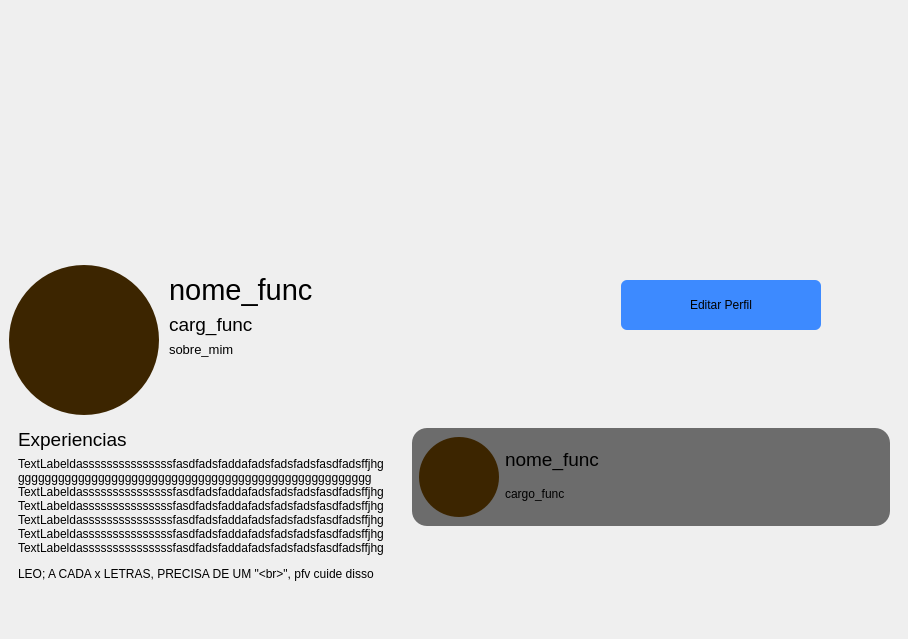
      <widget class="QWidget" name="page_perfil">
       <layout class="QVBoxLayout" name="verticalLayout_7">
        <property name="spacing">
         <number>0</number>
        </property>
        <property name="leftMargin">
         <number>0</number>
        </property>
        <property name="topMargin">
         <number>0</number>
        </property>
        <property name="rightMargin">
         <number>0</number>
        </property>
        <property name="bottomMargin">
         <number>0</number>
        </property>
        <item>
         <widget class="QWidget" name="foto_fundodoperfill" native="true">
          <property name="minimumSize">
           <size>
            <width>0</width>
            <height>250</height>
           </size>
          </property>
          <property name="maximumSize">
           <size>
            <width>16777215</width>
            <height>250</height>
           </size>
          </property>
          <layout class="QVBoxLayout" name="verticalLayout_12">
           <property name="spacing">
            <number>0</number>
           </property>
           <property name="leftMargin">
            <number>0</number>
           </property>
           <property name="topMargin">
            <number>0</number>
           </property>
           <property name="rightMargin">
            <number>0</number>
           </property>
           <property name="bottomMargin">
            <number>0</number>
           </property>
           <item>
            <widget class="QLabel" name="foto_aqui">
             <property name="text">
              <string/>
             </property>
             <property name="pixmap">
              <pixmap resource="../imagens/imgs.qrc">:/imgs/logo new te.png</pixmap>
             </property>
             <property name="scaledContents">
              <bool>true</bool>
             </property>
            </widget>
           </item>
          </layout>
         </widget>
        </item>
        <item alignment="Qt::AlignTop">
         <widget class="QWidget" name="widget_4" native="true">
          <property name="minimumSize">
           <size>
            <width>0</width>
            <height>169</height>
           </size>
          </property>
          <layout class="QHBoxLayout" name="horizontalLayout_2">
           <property name="spacing">
            <number>0</number>
           </property>
           <property name="topMargin">
            <number>0</number>
           </property>
           <property name="rightMargin">
            <number>0</number>
           </property>
           <property name="bottomMargin">
            <number>0</number>
           </property>
           <item alignment="Qt::AlignTop">
            <widget class="QWidget" name="foto_dofunc" native="true">
             <property name="sizePolicy">
              <sizepolicy hsizetype="Minimum" vsizetype="Fixed">
               <horstretch>0</horstretch>
               <verstretch>0</verstretch>
              </sizepolicy>
             </property>
             <property name="minimumSize">
              <size>
               <width>151</width>
               <height>80</height>
              </size>
             </property>
             <property name="maximumSize">
              <size>
               <width>151</width>
               <height>16777215</height>
              </size>
             </property>
             <property name="autoFillBackground">
              <bool>false</bool>
             </property>
             <layout class="QVBoxLayout" name="verticalLayout_9">
              <property name="spacing">
               <number>0</number>
              </property>
              <property name="leftMargin">
               <number>0</number>
              </property>
              <property name="topMargin">
               <number>15</number>
              </property>
              <property name="rightMargin">
               <number>0</number>
              </property>
              <property name="bottomMargin">
               <number>0</number>
              </property>
              <item alignment="Qt::AlignLeft|Qt::AlignTop">
               <widget class="QPushButton" name="foto_funcionario">
                <property name="sizePolicy">
                 <sizepolicy hsizetype="Fixed" vsizetype="Fixed">
                  <horstretch>0</horstretch>
                  <verstretch>0</verstretch>
                 </sizepolicy>
                </property>
                <property name="minimumSize">
                 <size>
                  <width>150</width>
                  <height>150</height>
                 </size>
                </property>
                <property name="maximumSize">
                 <size>
                  <width>150</width>
                  <height>300</height>
                 </size>
                </property>
                <property name="cursor">
                 <cursorShape>PointingHandCursor</cursorShape>
                </property>
                <property name="layoutDirection">
                 <enum>Qt::LeftToRight</enum>
                </property>
                <property name="styleSheet">
                 <string notr="true">QPushButton{
text-aling:center;
	background-color: rgb(60, 37, 00) ;
border-radius: 75px;

}</string>
                </property>
                <property name="text">
                 <string/>
                </property>
                <property name="iconSize">
                 <size>
                  <width>80</width>
                  <height>80</height>
                 </size>
                </property>
               </widget>
              </item>
             </layout>
            </widget>
           </item>
           <item alignment="Qt::AlignTop">
            <widget class="QWidget" name="informacoes" native="true">
             <layout class="QVBoxLayout" name="verticalLayout_10">
              <property name="topMargin">
               <number>23</number>
              </property>
              <item alignment="Qt::AlignVCenter">
               <widget class="QLabel" name="nome_funcionario">
                <property name="maximumSize">
                 <size>
                  <width>16777215</width>
                  <height>300</height>
                 </size>
                </property>
                <property name="text">
                 <string>&lt;html&gt;&lt;head/&gt;&lt;body&gt;&lt;p&gt;&lt;span style=&quot; font-size:22pt;&quot;&gt;nome_func&lt;/span&gt;&lt;/p&gt;&lt;/body&gt;&lt;/html&gt;</string>
                </property>
               </widget>
              </item>
              <item alignment="Qt::AlignVCenter">
               <widget class="QLabel" name="cargo_func">
                <property name="maximumSize">
                 <size>
                  <width>16777215</width>
                  <height>30</height>
                 </size>
                </property>
                <property name="text">
                 <string>&lt;html&gt;&lt;head/&gt;&lt;body&gt;&lt;p&gt;&lt;span style=&quot; font-size:14pt;&quot;&gt;carg_func&lt;/span&gt;&lt;/p&gt;&lt;/body&gt;&lt;/html&gt;</string>
                </property>
               </widget>
              </item>
              <item alignment="Qt::AlignTop">
               <widget class="QLabel" name="sobre_mim">
                <property name="maximumSize">
                 <size>
                  <width>16777215</width>
                  <height>20</height>
                 </size>
                </property>
                <property name="text">
                 <string>&lt;html&gt;&lt;head/&gt;&lt;body&gt;&lt;p&gt;&lt;span style=&quot; font-size:10pt;&quot;&gt;sobre_mim&lt;/span&gt;&lt;/p&gt;&lt;/body&gt;&lt;/html&gt;</string>
                </property>
               </widget>
              </item>
             </layout>
            </widget>
           </item>
           <item alignment="Qt::AlignHCenter|Qt::AlignTop">
            <widget class="QWidget" name="widget_9" native="true">
             <property name="styleSheet">
              <string notr="true">QPushButton{
    text-align: center;
    padding: 5px 6px;
	font: 63 12pt &quot;Inter 18pt SemiBold&quot;;
    border-radius: 6px;
	border: none;
 	
	background-color: rgb(61, 138, 255);
}</string>
             </property>
             <layout class="QVBoxLayout" name="verticalLayout_11">
              <property name="topMargin">
               <number>30</number>
              </property>
              <item>
               <widget class="QPushButton" name="btn_editar_perfil">
                <property name="minimumSize">
                 <size>
                  <width>200</width>
                  <height>50</height>
                 </size>
                </property>
                <property name="maximumSize">
                 <size>
                  <width>200</width>
                  <height>200</height>
                 </size>
                </property>
                <property name="cursor">
                 <cursorShape>PointingHandCursor</cursorShape>
                </property>
                <property name="styleSheet">
                 <string notr="true">QPushButton:hover {
    background-color: rgb(31, 70, 129);
}
</string>
                </property>
                <property name="text">
                 <string>Editar Perfil</string>
                </property>
                <property name="icon">
                 <iconset resource="../imagens/imgs.qrc">
                  <normaloff>:/imgs/setting.png</normaloff>:/imgs/setting.png</iconset>
                </property>
                <property name="iconSize">
                 <size>
                  <width>22</width>
                  <height>22</height>
                 </size>
                </property>
               </widget>
              </item>
             </layout>
            </widget>
           </item>
          </layout>
         </widget>
        </item>
        <item>
         <widget class="QWidget" name="widget_6" native="true">
          <property name="sizePolicy">
           <sizepolicy hsizetype="Preferred" vsizetype="Expanding">
            <horstretch>0</horstretch>
            <verstretch>0</verstretch>
           </sizepolicy>
          </property>
          <layout class="QHBoxLayout" name="horizontalLayout_3">
           <property name="topMargin">
            <number>0</number>
           </property>
           <item>
            <widget class="QWidget" name="local_experiencias" native="true">
             <property name="sizePolicy">
              <sizepolicy hsizetype="Expanding" vsizetype="Preferred">
               <horstretch>0</horstretch>
               <verstretch>0</verstretch>
              </sizepolicy>
             </property>
             <layout class="QVBoxLayout" name="verticalLayout_13">
              <item>
               <widget class="QLabel" name="titulo_experiencias">
                <property name="maximumSize">
                 <size>
                  <width>16777215</width>
                  <height>30</height>
                 </size>
                </property>
                <property name="text">
                 <string>&lt;html&gt;&lt;head/&gt;&lt;body&gt;&lt;p&gt;&lt;span style=&quot; font-size:14pt;&quot;&gt;Experiencias&lt;/span&gt;&lt;/p&gt;&lt;/body&gt;&lt;/html&gt;</string>
                </property>
               </widget>
              </item>
              <item alignment="Qt::AlignTop">
               <widget class="QLabel" name="experiencias">
                <property name="sizePolicy">
                 <sizepolicy hsizetype="Minimum" vsizetype="Expanding">
                  <horstretch>0</horstretch>
                  <verstretch>0</verstretch>
                 </sizepolicy>
                </property>
                <property name="minimumSize">
                 <size>
                  <width>0</width>
                  <height>16</height>
                 </size>
                </property>
                <property name="layoutDirection">
                 <enum>Qt::RightToLeft</enum>
                </property>
                <property name="styleSheet">
                 <string notr="true">
    text-align: left;
    
</string>
                </property>
                <property name="text">
                 <string>&lt;html&gt;&lt;head/&gt;&lt;body&gt;&lt;p&gt;&lt;span style=&quot; font-size:9pt;&quot;&gt;TextLabeldasssssssssssssssfasdfadsfaddafadsfadsfadsfasdfadsffjhg&lt;br/&gt;ggggggggggggggggggggggggggggggggggggggggggggggggggggg&lt;br/&gt;TextLabeldasssssssssssssssfasdfadsfaddafadsfadsfadsfasdfadsffjhg&lt;br/&gt;TextLabeldasssssssssssssssfasdfadsfaddafadsfadsfadsfasdfadsffjhg&lt;br/&gt;TextLabeldasssssssssssssssfasdfadsfaddafadsfadsfadsfasdfadsffjhg&lt;br/&gt;TextLabeldasssssssssssssssfasdfadsfaddafadsfadsfadsfasdfadsffjhg&lt;br/&gt;TextLabeldasssssssssssssssfasdfadsfaddafadsfadsfadsfasdfadsffjhg &lt;/span&gt;&lt;/p&gt;&lt;p&gt;LEO; A CADA x LETRAS, PRECISA DE UM &amp;quot;&amp;lt;br&amp;gt;&amp;quot;, pfv cuide disso&lt;/p&gt;&lt;p&gt;&lt;span style=&quot; font-size:9pt;&quot;&gt;&lt;br/&gt;&lt;/span&gt;&lt;/p&gt;&lt;/body&gt;&lt;/html&gt;</string>
                </property>
               </widget>
              </item>
             </layout>
            </widget>
           </item>
           <item alignment="Qt::AlignRight">
            <widget class="QWidget" name="local_outros_funcs" native="true">
             <property name="sizePolicy">
              <sizepolicy hsizetype="Expanding" vsizetype="Expanding">
               <horstretch>0</horstretch>
               <verstretch>0</verstretch>
              </sizepolicy>
             </property>
             <layout class="QVBoxLayout" name="verticalLayout_8">
              <item>
               <widget class="QWidget" name="template_outros_funcs" native="true">
                <property name="sizePolicy">
                 <sizepolicy hsizetype="Fixed" vsizetype="Fixed">
                  <horstretch>0</horstretch>
                  <verstretch>0</verstretch>
                 </sizepolicy>
                </property>
                <property name="minimumSize">
                 <size>
                  <width>478</width>
                  <height>98</height>
                 </size>
                </property>
                <property name="cursor">
                 <cursorShape>PointingHandCursor</cursorShape>
                </property>
                <property name="styleSheet">
                 <string notr="true">#template_outros_funcs{
background-color: rgb(108, 108, 108);
border-radius: 15px;

}</string>
                </property>
                <layout class="QHBoxLayout" name="horizontalLayout_10">
                 <property name="leftMargin">
                  <number>7</number>
                 </property>
                 <item>
                  <widget class="QPushButton" name="foto_outros_funcs">
                   <property name="sizePolicy">
                    <sizepolicy hsizetype="Expanding" vsizetype="Expanding">
                     <horstretch>0</horstretch>
                     <verstretch>0</verstretch>
                    </sizepolicy>
                   </property>
                   <property name="minimumSize">
                    <size>
                     <width>80</width>
                     <height>80</height>
                    </size>
                   </property>
                   <property name="maximumSize">
                    <size>
                     <width>80</width>
                     <height>80</height>
                    </size>
                   </property>
                   <property name="cursor">
                    <cursorShape>PointingHandCursor</cursorShape>
                   </property>
                   <property name="layoutDirection">
                    <enum>Qt::LeftToRight</enum>
                   </property>
                   <property name="styleSheet">
                    <string notr="true">QPushButton{
text-aling:center;
	background-color: rgb(60, 37, 00) ;
border-radius: 40px;

}</string>
                   </property>
                   <property name="text">
                    <string/>
                   </property>
                   <property name="iconSize">
                    <size>
                     <width>4000</width>
                     <height>4000</height>
                    </size>
                   </property>
                  </widget>
                 </item>
                 <item>
                  <widget class="QWidget" name="info_outros_funcs" native="true">
                   <property name="cursor">
                    <cursorShape>PointingHandCursor</cursorShape>
                   </property>
                   <layout class="QVBoxLayout" name="verticalLayout_51">
                    <property name="spacing">
                     <number>8</number>
                    </property>
                    <property name="leftMargin">
                     <number>0</number>
                    </property>
                    <item>
                     <widget class="QLabel" name="nome_outros_funcs">
                      <property name="cursor">
                       <cursorShape>PointingHandCursor</cursorShape>
                      </property>
                      <property name="text">
                       <string>&lt;html&gt;&lt;head/&gt;&lt;body&gt;&lt;p&gt;&lt;span style=&quot; font-size:14pt;&quot;&gt;nome_func&lt;/span&gt;&lt;/p&gt;&lt;/body&gt;&lt;/html&gt;</string>
                      </property>
                     </widget>
                    </item>
                    <item>
                     <widget class="QLabel" name="cargo_outros_funcs">
                      <property name="cursor">
                       <cursorShape>PointingHandCursor</cursorShape>
                      </property>
                      <property name="text">
                       <string>&lt;html&gt;&lt;head/&gt;&lt;body&gt;&lt;p&gt;cargo_func&lt;/p&gt;&lt;/body&gt;&lt;/html&gt;</string>
                      </property>
                     </widget>
                    </item>
                   </layout>
                  </widget>
                 </item>
                </layout>
               </widget>
              </item>
              <item>
               <spacer name="verticalSpacer_5">
                <property name="orientation">
                 <enum>Qt::Vertical</enum>
                </property>
                <property name="sizeHint" stdset="0">
                 <size>
                  <width>20</width>
                  <height>40</height>
                 </size>
                </property>
               </spacer>
              </item>
             </layout>
            </widget>
           </item>
          </layout>
         </widget>
        </item>
       </layout>
      </widget>
